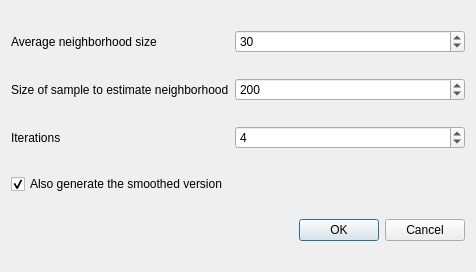
<?xml version="1.0" encoding="UTF-8"?>
<ui version="4.0">
 <class>ScaleSpaceOptionsDialog</class>
 <widget class="QDialog" name="ScaleSpaceOptionsDialog">
  <property name="geometry">
   <rect>
    <x>0</x>
    <y>0</y>
    <width>476</width>
    <height>272</height>
   </rect>
  </property>
  <property name="windowTitle">
   <string>Scale-Space Surface Reconstruction</string>
  </property>
  <layout class="QGridLayout" name="gridLayout">
   <item row="3" column="0">
    <widget class="QCheckBox" name="m_genSmooth">
     <property name="text">
      <string>Also generate the smoothed version</string>
     </property>
     <property name="checked">
      <bool>true</bool>
     </property>
    </widget>
   </item>
   <item row="2" column="0">
    <widget class="QLabel" name="label_3">
     <property name="text">
      <string>Iterations</string>
     </property>
    </widget>
   </item>
   <item row="1" column="0">
    <widget class="QLabel" name="label_2">
     <property name="text">
      <string>Size of sample to estimate neighborhood</string>
     </property>
    </widget>
   </item>
   <item row="0" column="0">
    <widget class="QLabel" name="label">
     <property name="text">
      <string>Average neighborhood size</string>
     </property>
    </widget>
   </item>
   <item row="4" column="2">
    <widget class="QDialogButtonBox" name="buttonBox">
     <property name="standardButtons">
      <set>QDialogButtonBox::Cancel|QDialogButtonBox::Ok</set>
     </property>
    </widget>
   </item>
   <item row="1" column="1" colspan="2">
    <widget class="QSpinBox" name="m_samples">
     <property name="maximum">
      <number>1000000</number>
     </property>
     <property name="value">
      <number>200</number>
     </property>
    </widget>
   </item>
   <item row="2" column="1" colspan="2">
    <widget class="QSpinBox" name="m_iterations">
     <property name="minimum">
      <number>1</number>
     </property>
     <property name="maximum">
      <number>1000000</number>
     </property>
     <property name="value">
      <number>4</number>
     </property>
    </widget>
   </item>
   <item row="0" column="1" colspan="2">
    <widget class="QSpinBox" name="m_neighbors">
     <property name="minimum">
      <number>0</number>
     </property>
     <property name="maximum">
      <number>100000</number>
     </property>
     <property name="value">
      <number>30</number>
     </property>
    </widget>
   </item>
  </layout>
 </widget>
 <resources/>
 <connections>
  <connection>
   <sender>buttonBox</sender>
   <signal>accepted()</signal>
   <receiver>ScaleSpaceOptionsDialog</receiver>
   <slot>accept()</slot>
   <hints>
    <hint type="sourcelabel">
     <x>177</x>
     <y>123</y>
    </hint>
    <hint type="destinationlabel">
     <x>53</x>
     <y>125</y>
    </hint>
   </hints>
  </connection>
  <connection>
   <sender>buttonBox</sender>
   <signal>rejected()</signal>
   <receiver>ScaleSpaceOptionsDialog</receiver>
   <slot>reject()</slot>
   <hints>
    <hint type="sourcelabel">
     <x>257</x>
     <y>119</y>
    </hint>
    <hint type="destinationlabel">
     <x>257</x>
     <y>143</y>
    </hint>
   </hints>
  </connection>
 </connections>
</ui>
